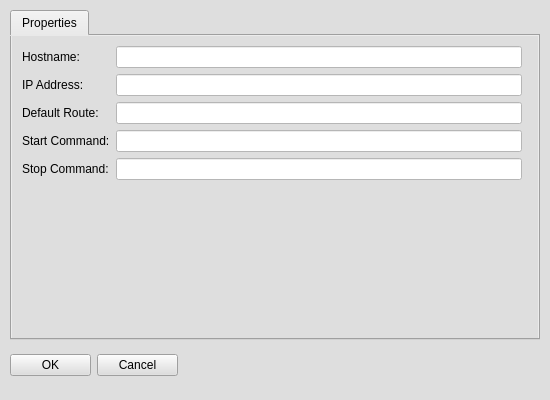
<?xml version="1.0" encoding="UTF-8"?>
<ui version="4.0">
 <class>HostPropertiesWindow</class>
 <widget class="QMainWindow" name="HostPropertiesWindow">
  <property name="geometry">
   <rect>
    <x>0</x>
    <y>0</y>
    <width>550</width>
    <height>400</height>
   </rect>
  </property>
  <property name="windowTitle">
   <string>Host Properties</string>
  </property>
  <property name="styleSheet">
   <string notr="true">background-color: rgb(222, 222, 222);</string>
  </property>
  <widget class="QWidget" name="centralwidget">
   <widget class="QWidget" name="gridLayoutWidget">
    <property name="geometry">
     <rect>
      <x>10</x>
      <y>350</y>
      <width>168</width>
      <height>31</height>
     </rect>
    </property>
    <layout class="QGridLayout" name="gridLayout">
     <item row="0" column="0">
      <widget class="QPushButton" name="pushButton">
       <property name="text">
        <string>OK</string>
       </property>
      </widget>
     </item>
     <item row="0" column="1">
      <widget class="QPushButton" name="pushButton_5">
       <property name="text">
        <string>Cancel</string>
       </property>
      </widget>
     </item>
    </layout>
   </widget>
   <widget class="QTabWidget" name="tabWidget">
    <property name="geometry">
     <rect>
      <x>10</x>
      <y>10</y>
      <width>530</width>
      <height>330</height>
     </rect>
    </property>
    <property name="currentIndex">
     <number>0</number>
    </property>
    <widget class="QWidget" name="tab">
     <attribute name="title">
      <string>Properties</string>
     </attribute>
     <widget class="QWidget" name="formLayoutWidget">
      <property name="geometry">
       <rect>
        <x>10</x>
        <y>10</y>
        <width>500</width>
        <height>280</height>
       </rect>
      </property>
      <layout class="QFormLayout" name="formLayout">
       <item row="0" column="0">
        <widget class="QLabel" name="label">
         <property name="text">
          <string>Hostname:</string>
         </property>
        </widget>
       </item>
       <item row="0" column="1">
        <widget class="QLineEdit" name="Host_Hostname">
         <property name="styleSheet">
          <string notr="true">background-color: rgb(255, 255, 255);</string>
         </property>
        </widget>
       </item>
       <item row="1" column="0">
        <widget class="QLabel" name="label_2">
         <property name="text">
          <string>IP Address:</string>
         </property>
        </widget>
       </item>
       <item row="1" column="1">
        <widget class="QLineEdit" name="Host_IPAddress">
         <property name="styleSheet">
          <string notr="true">background-color: rgb(255, 255, 255);</string>
         </property>
        </widget>
       </item>
       <item row="2" column="0">
        <widget class="QLabel" name="label_3">
         <property name="text">
          <string>Default Route:</string>
         </property>
        </widget>
       </item>
       <item row="2" column="1">
        <widget class="QLineEdit" name="Host_DefaultRoute">
         <property name="styleSheet">
          <string notr="true">background-color: rgb(255, 255, 255);</string>
         </property>
        </widget>
       </item>
       <item row="3" column="0">
        <widget class="QLabel" name="label_4">
         <property name="text">
          <string>Start Command:</string>
         </property>
        </widget>
       </item>
       <item row="3" column="1">
        <widget class="QLineEdit" name="Host_StartCommand">
         <property name="styleSheet">
          <string notr="true">background-color: rgb(255, 255, 255);</string>
         </property>
        </widget>
       </item>
       <item row="4" column="0">
        <widget class="QLabel" name="label_5">
         <property name="text">
          <string>Stop Command:</string>
         </property>
        </widget>
       </item>
       <item row="4" column="1">
        <widget class="QLineEdit" name="Host_StopCommand">
         <property name="styleSheet">
          <string notr="true">background-color: rgb(255, 255, 255);</string>
         </property>
        </widget>
       </item>
      </layout>
     </widget>
    </widget>
   </widget>
  </widget>
 </widget>
 <resources/>
 <connections/>
</ui>
